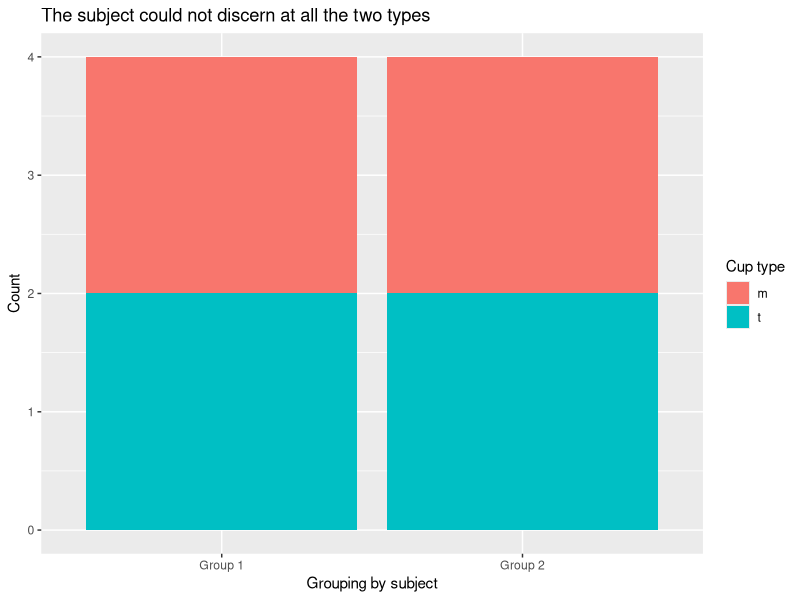

Write R code to recreate this figure.
## ---- chunk 1
#| include: false
#| warning: false
#| message: false

library(tidyverse)
## ---- chunk 2
#| echo: false
#| warning: false
#| message: false

tea_data <- read_csv(here::here("inputs/data/raw_data.csv"), 
                     show_col_types = FALSE)

tea_data %>% 
  ggplot(aes(x = group, fill = type)) +
  geom_bar() +
  labs(x = "Grouping by subject", y = "Count", fill = "Cup type") + 
  ggtitle("The subject could not discern at all the two types") 
